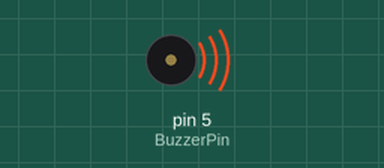
Recording of a sketch running on a simulated Arduino Uno, built with avr-gcc and run on an emulated ATmega328P. On the bench: buzzer (waves = sounding).

Above: at 0.1 s.
Timing chart, 0 to 40.0 s (numbered marks = the images above):
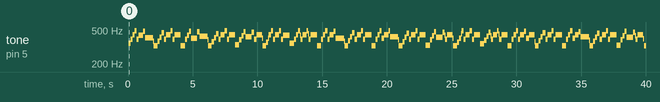

Measured:
- by itself, tone on pin 5 (BuzzerPin): plays 348 Hz for 0.16 s, 390 Hz for 0.16 s, 438 Hz for 0.16 s, 490 Hz for 0.16 s, 390 Hz for 0.16 s, 436 Hz for 0.32 s … (180 notes in this stretch)

The sketch:

cheapThrillsbuzzer.ino
```cpp
int BuzzerPin = 5;

  int c = 3830;
  int d = 3400;
  int e = 3038;
  int f = 2864;
  int g = 2550;
  int a = 2272;
  int b = 2028;
  int C = 1912;
  int R = 0;

int melody[] ={f, g, a, b, g, a, a, b, g, a, a, a, e, e, e, f, g, a, b, g, a, a, b, g, e, a, a, a, e, e, f, g, a, g, f, f, f, e, f, f, f, e, e, f, f, f, f, f, g, a, g, f, f, f, f, f, e, f, e, f, f, f, e, e};
int beats[] = {8, 8, 8, 8, 8, 8, 8, 8, 8, 8, 8, 8, 8, 8, 8, 8, 8, 8, 8, 8, 8, 8, 8, 8, 8, 8, 8, 8, 8, 8, 8, 8, 8, 8, 8, 8, 8, 8, 8, 8, 8, 8, 8, 8, 8, 8, 8, 8, 8, 8, 8, 8, 8, 8, 8, 8, 8, 8, 8, 8, 8, 8, 8, 8};


int MaxTonesInMelody = 12; // melody array length, for use in for loop

//set overall tempo
long oneBeatInMicroseconds = 20000;

//set length of pause between notes
int pause = 1000;

void setup()
{
  pinMode(BuzzerPin, OUTPUT);
}

int currentNote = 0;

long durationToPlayNote = 0;

void loop()
{
  //find the current note
  //calculate how long to play it
  //play it and then move to the next note

  durationToPlayNote = beats[currentNote] * oneBeatInMicroseconds;

  if(melody[currentNote] > 0)
  {
  for(long i = 0; i < durationToPlayNote; i += melody[currentNote])
  {
    digitalWrite(BuzzerPin, HIGH);
    delayMicroseconds(melody[currentNote]/2);
    digitalWrite(BuzzerPin, LOW);
    delayMicroseconds(melody[currentNote]/2);
  }
  }
  else
  {
    delayMicroseconds(1000);
  }

  currentNote++;
  if(currentNote >+ MaxTonesInMelody)
  {
    currentNote = 0;
  }
}
```
